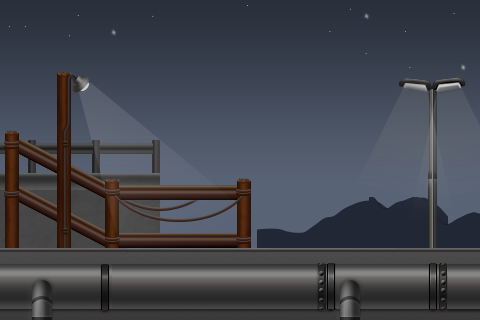

A 2D game scene composited from a Tiled map and its tileset images. What follows is a short description and the map's XML, with each tile layer's data collapsed to a summary:
An orthogonal 30x20 tile map with 16x16 px tiles, 6 tile layers (sky, wall, cloud, wood, ...), 6 tilesets.

<map version="1.0" orientation="orthogonal" width="30" height="20" tilewidth="16" tileheight="16">
 <tileset firstgid="1" name="sky" tilewidth="480" tileheight="320">
  <image source="sky.png" width="1440" height="320" />
 </tileset>
 <tileset firstgid="4" name="floor" tilewidth="144" tileheight="192" spacing="2">
  <tileoffset x="-3" y="0" />
  <image source="floor.png" width="878" height="192" />
 </tileset>
 <tileset firstgid="10" name="concrete_wall" tilewidth="64" tileheight="192">
  <image source="concrete_wall.png" width="192" height="192" />
 </tileset>
 <tileset firstgid="13" name="wooden_ladder" tilewidth="256" tileheight="256" spacing="1">
  <image source="wooden_ladder.png" width="1029" height="256" />
 </tileset>
 <tileset firstgid="17" name="pipe" tilewidth="112" tileheight="64" spacing="2">
  <image source="pipe.png" width="910" height="64" />
 </tileset>
 <tileset firstgid="25" name="cloud" tilewidth="192" tileheight="72" spacing="1">
  <image source="cloud.png" width="1159" height="72" />
 </tileset>
 <layer name="sky" width="30" height="20">
  <data>[600 cells, 2 non-empty, 1 distinct tile ids]</data>
 </layer>
 <layer name="wall" width="30" height="20">
  <data>[600 cells, 3 non-empty, 2 distinct tile ids]</data>
 </layer>
 <layer name="cloud" width="30" height="20">
  <data>[600 cells, 2 non-empty, 2 distinct tile ids]</data>
 </layer>
 <layer name="wood" width="30" height="20">
  <data>[600 cells, 2 non-empty, 2 distinct tile ids]</data>
 </layer>
 <layer name="floor" width="30" height="20">
  <data>[600 cells, 4 non-empty, 1 distinct tile ids]</data>
 </layer>
 <layer name="pipe" width="30" height="20">
  <data>[600 cells, 5 non-empty, 4 distinct tile ids]</data>
 </layer>
</map>